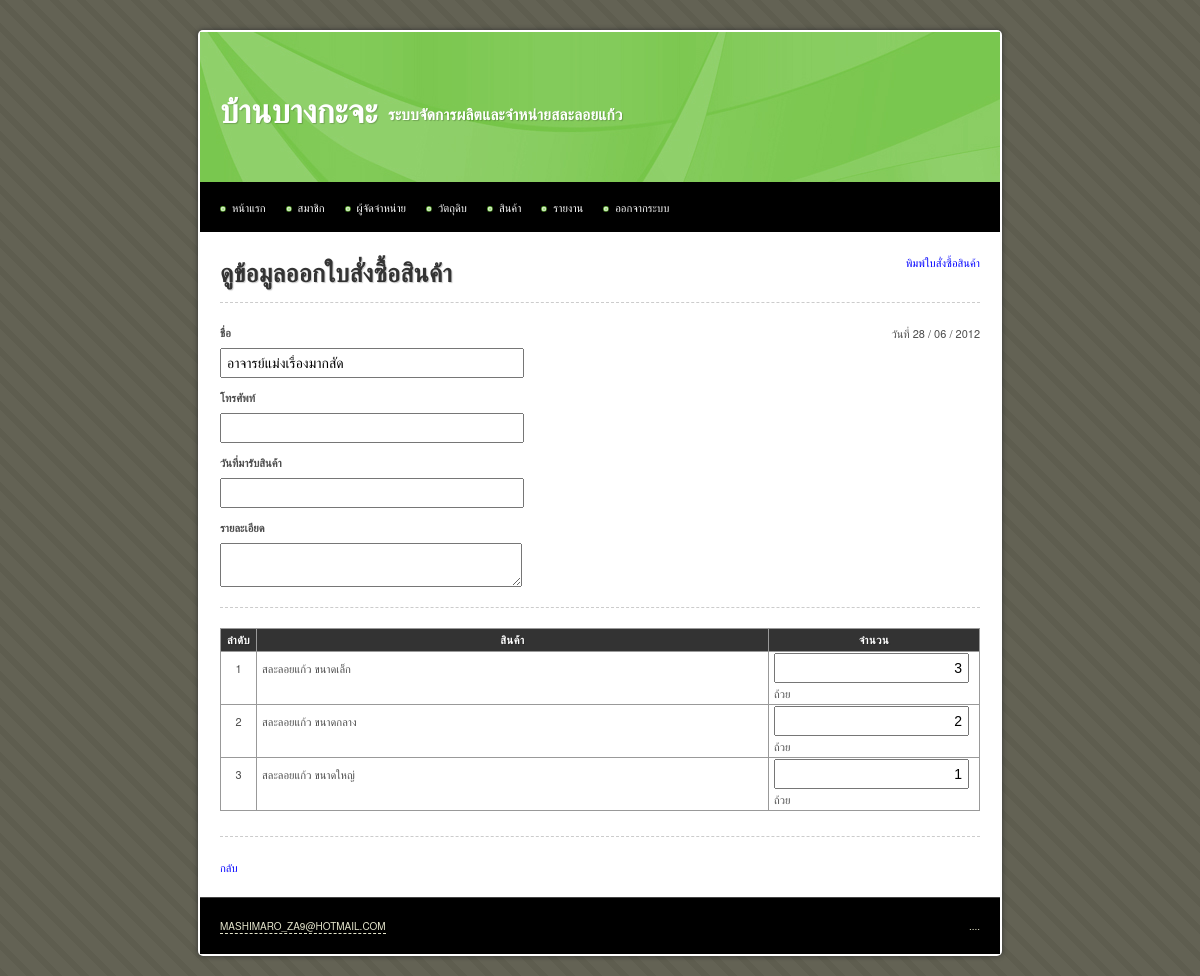
The page /main/product_order_read.php?id=10 (signed in) on the database its author committed.
### tables this page shows
CREATE TABLE IF NOT EXISTS `product_order` (
  `id` int(10) unsigned NOT NULL AUTO_INCREMENT,
  `type` tinyint(1) unsigned NOT NULL DEFAULT '0' COMMENT '0 = สั่งซื้อ, 1 = ขายปลีก',
  `orderer` varchar(255) NOT NULL,
  `tel` varchar(255) DEFAULT NULL,
  `description` text,
  `is_receive` tinyint(1) unsigned NOT NULL DEFAULT '0' COMMENT '0 = ยังไม่ได้รับ, 1 = รับแล้ว',
  `is_produced` tinyint(1) unsigned NOT NULL DEFAULT '0' COMMENT '0 = ยังไม่ได้ผลิต, 1 = ผลิตแล้ว',
  `date_receive` date DEFAULT NULL,
  `date_create` date NOT NULL,
  `date_update` timestamp NOT NULL DEFAULT CURRENT_TIMESTAMP ON UPDATE CURRENT_TIMESTAMP,
  PRIMARY KEY (`id`)
);

CREATE TABLE IF NOT EXISTS `product_order_item` (
  `id_order` int(10) unsigned NOT NULL,
  `id_product` int(10) unsigned NOT NULL,
  `quantity` int(10) unsigned NOT NULL,
  `quantity_received` int(10) unsigned NOT NULL DEFAULT '0',
  PRIMARY KEY (`id_order`,`id_product`),
  KEY `FK_product_order_item_product` (`id_product`),
  CONSTRAINT `FK_product_order_item_product` FOREIGN KEY (`id_product`) REFERENCES `product` (`id`) ON DELETE CASCADE ON UPDATE CASCADE,
  CONSTRAINT `FK_product_order_item_product_order` FOREIGN KEY (`id_order`) REFERENCES `product_order` (`id`) ON DELETE CASCADE ON UPDATE CASCADE
);

CREATE TABLE IF NOT EXISTS `product` (
  `id` int(10) unsigned NOT NULL AUTO_INCREMENT,
  `name` varchar(255) NOT NULL,
  `description` text,
  `weight` int(10) NOT NULL,
  `unit` varchar(255) NOT NULL,
  `image` varchar(255) DEFAULT NULL,
  `manufacture_min` int(10) unsigned NOT NULL,
  `manufacture_max` int(10) unsigned NOT NULL,
  `stock_max` int(10) unsigned NOT NULL,
  `labour_min` int(10) unsigned NOT NULL,
  `order_min` int(10) unsigned NOT NULL,
  `unit_per_labour` int(10) unsigned NOT NULL,
  `total` int(10) unsigned NOT NULL DEFAULT '0',
  `price_retail` int(10) unsigned NOT NULL,
  `price_wholesale` int(10) unsigned NOT NULL,
  `date_create` datetime NOT NULL,
  `date_update` timestamp NOT NULL DEFAULT CURRENT_TIMESTAMP ON UPDATE CURRENT_TIMESTAMP,
  PRIMARY KEY (`id`)
);

### main/product_order_read.php (the view, shortened to what this page needs)
<?php
$sql = 'SELECT * FROM product_order WHERE id = "'.$_GET['id'].'"';
$query = mysql_query($sql) or die(mysql_error());
$data = mysql_fetch_array($query);
?>
<!DOCTYPE html PUBLIC "-//W3C//DTD XHTML 1.0 Transitional//EN" "http://www.w3.org/TR/xhtml1/DTD/xhtml1-transitional.dtd">
<html xmlns="http://www.w3.org/1999/xhtml">
<head>
<?php include("inc.css.php"); ?>
</head>
<body>
<div id="container">
	<?php include("inc.header.php"); ?>
	<div id="content">
		<a href="product_order_print.php?id=<?php echo $_GET['id']; ?>" class="float_r">พิมพ์ใบสั่งซื้อสินค้า</a>
		<h1>ดูข้อมูลออกใบสั่งซื้อสินค้า</h1>
		<hr>
		<div class="float_r">วันที่ <?php echo date('d / m / Y'); ?></div>
		<form method="post" enctype="multipart/form-data">
			<label for="orderer">ชื่อ</label>
			<input id="orderer" name="orderer" type="text" value="<?php echo $data['orderer']; ?>" readonly="readonly" />
			<label for="tel">โทรศัพท์</label>
			<input id="tel" name="tel" type="text" value="<?php echo $data['tel']; ?>" readonly="readonly" />
			<label for="date_receive">วันที่มารับสินค้า</label>
			<input id="date_receive" name="date_receive" class="datepicker" type="text" value="<?php echo $data['date_receive']; ?>" readonly="readonly" />
			<label for="description">รายละเอียด</label>
			<textarea name="description" readonly="readonly"><?php echo $data['description']; ?></textarea>
			<hr />
			<table>
				<tr>
					<th width="25">ลำดับ</th>
					<th>สินค้า</th>
					<th>จำนวน</th>
				</tr>
				<?php
				$sql = 'SELECT *
						FROM product_order_item
						LEFT JOIN product
						ON product_order_item.id_product = product.id
						WHERE product_order_item.id_order = '.$_GET['id'];
				$query = mysql_query($sql) or die(mysql_error());
				$loop = 1;
				while($data = mysql_fetch_assoc($query)):
				?>
				<tr>
					<td align="center"><?php echo $loop; ?></td>
					<td><?php echo $data['name']; ?></td>
					<td width="200"><input type="text" name="quantity[<?php echo $data['id']; ?>]" class="right" value="<?php echo $data['quantity'] ?>" readonly="readonly" /> <?php echo $data['unit']; ?></td>
				</tr>
				<?php
				$loop++;
				endwhile;
				?>
			</table>
		</form>
		<hr style="margin-top:25px" />
		<a href="product_order.php">กลับ</a>
	</div>
	<?php include("inc.footer.php"); ?>
</div>
</body>
</html>

### iic_tools/css/iic_layout.css (style rules this page uses)
html, body, div, span, applet, object, iframe, h1, h2, h3, h4, h5, h6, p, blockquote, pre, a, abbr, acronym, address, big, cite, code, del, dfn, em, font, img, ins, kbd, q, s, samp, small, strike, strong, sub, sup, tt, var, b, u, i, center, dl, dt, dd, ol, ul, li, fieldset, form, label, legend, table, caption, tbody, tfoot, thead, tr, th, td { margin:0; padding:0; border:0; outline:0; font-size:100%; vertical-align:baseline; background:transparent }
table { border-collapse:collapse; border-spacing:0 }
body { font: 14px/1.5 'Microsoft Sans Serif', 'Helvetica Neue', Arial, 'Liberation Sans', FreeSans, sans-serif }
hr { border:0 #ccc solid; border-top-width:1px; clear:both; height:0 }
h1 { font-size:25px }
p, dl, hr, h1, h2, h3, h4, h5, h6, h7, ol, ul, pre, table, address, fieldset { margin-bottom:20px }
label { display: block; font-weight: bold; margin: 10px 0px 5px 0px; text-shadow:0 1px 0 white; }
form input[type=text], form input[type=password], form textarea, form select { padding: 5px; font-size: 14px; }

### iic_tools/css/iic_style.css (style rules this page uses)
.float_r { float: right; }
.right { text-align: right; }
a:link { color: #00F; text-decoration: none; }

### css/style.css (style rules this page uses)
body { margin: 30px 0px 20px 0px; padding: 0; background: #D7D7BD url(../images/img01.png) repeat; text-align: justify; line-height: 20px; font-size: 11px; color: #4C4C4C; }
h1, h2, h3, h4, h5, h6, th, b, strong { color: #333; letter-spacing: 0.25px; text-shadow: 1px 1px 1px rgba(0, 0, 0, 0.2); -moz-text-shadow: 1px 1px 1px rgba(0, 0, 0, 0.2); -webkit-text-shadow: 1px 1px 1px rgba(0, 0, 0, 0.2); }
hr { border-style: dashed; }
#container { background: #FFF; display: table; width: 800px; margin: auto; padding: 2px; border-radius: 5px; -moz-border-radius: 5px; -webkit-border-radius: 5px; box-shadow: 0px 0px 5px #333; -moz-box-shadow: 0px 0px 5px #333; -webkit-box-shadow: 0px 0px 5px #333; }
#content { background: #FFF; padding: 20px; }
#content h1 { margin-top: 10px; }
form input[type=text], form input[type=password], form textarea { min-width: 290px; }
table { border: 1px solid #000; border-collapse: collapse; width: 100% }
table td, table th { padding: 1px 5px; border: 1px solid #999; border-collapse: collapse; }
table th { background-color: #333; border: 1px solid #999; color: #FFF; text-align: center; letter-spacing: 0.5px; }

### main/product_order_read.php (style rules this page uses)
input[type=text].right { min-width: 50px; }
form hr { margin-top: 20px; }

### rows shown on the page
product_order: orderer "อาจารย์แม่งเรื่องมากสัด"
product_order_item: id_product.name "สละลอยแก้ว ขนาดเล็ก", quantity "3", id_product.unit "ถ้วย"
product_order_item: id_product.name "สละลอยแก้ว ขนาดกลาง", id_product+quantity "2", id_product.unit "ถ้วย"
product_order_item: id_product.name "สละลอยแก้ว ขนาดใหญ่", quantity "1", id_product.unit "ถ้วย"
